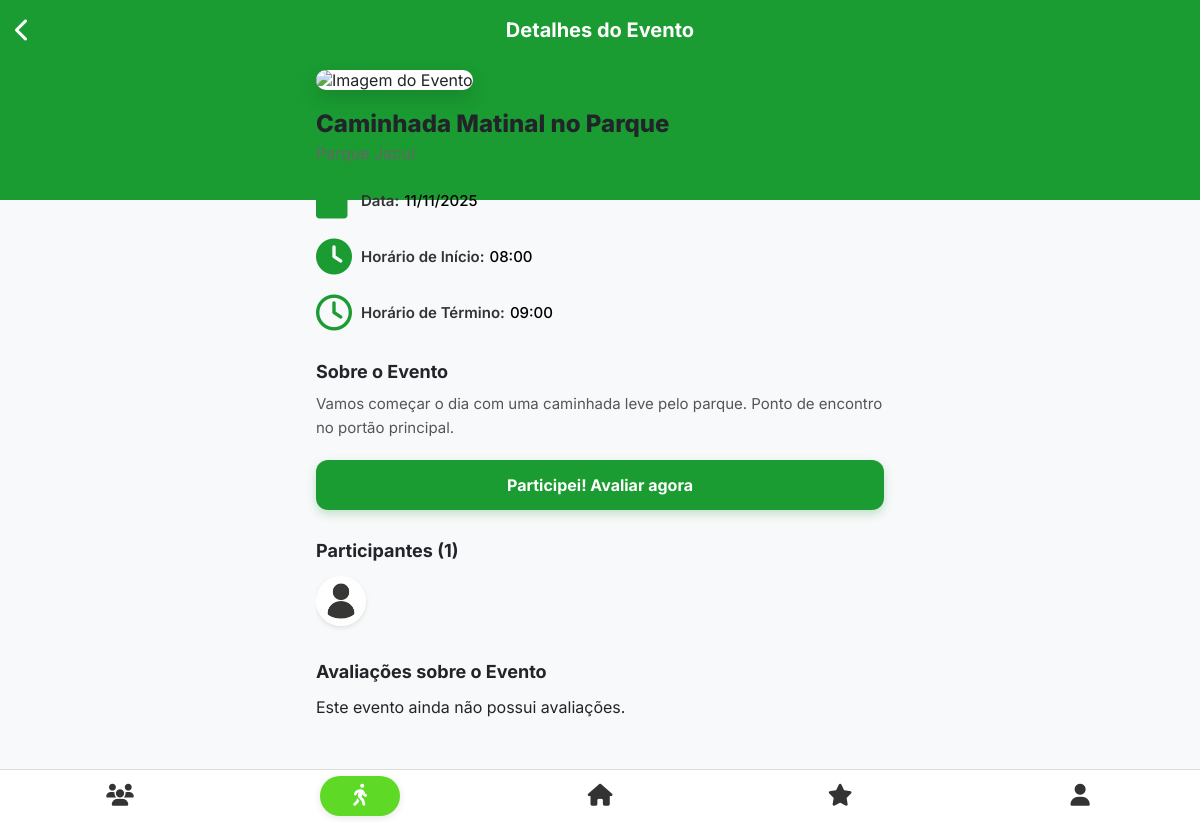
Screenshot of /tela-evento/tela-evento.php?id=5 (signed in) with the database file from the repository.
### tables this page shows
CREATE TABLE Evento ( 
    idEvento INT PRIMARY KEY AUTO_INCREMENT, 
    idParque INT NOT NULL, 
    idInstituicao INT,
    idUsuario INT,
    nome VARCHAR(255) NOT NULL, 
    dia DATE NOT NULL,
    horario_inicio TIME NOT NULL, 
    horario_termino TIME NOT NULL, 
    descricao VARCHAR(255), 
    imagem_path VARCHAR(255) NULL,  
    FOREIGN KEY(idParque) REFERENCES Parque (idParque),
    FOREIGN KEY(idInstituicao) REFERENCES Instituicao (idInstituicao),
    FOREIGN KEY(idUsuario) REFERENCES Usuario (idUsuario)
);

CREATE TABLE Usuario ( 
    idUsuario INT PRIMARY KEY AUTO_INCREMENT,
    nome VARCHAR(255) NOT NULL,
    username VARCHAR(50) NOT NULL UNIQUE,
    avatar_path VARCHAR(255) NULL,
    biografia TEXT NULL,
    tipo ENUM('comum', 'instituicao', 'admin') NOT NULL,
    email VARCHAR(200) NOT NULL UNIQUE,
    senha VARCHAR(255) NOT NULL,
    cpf VARCHAR (14) UNIQUE,
    genero VARCHAR(30),
    data_nasc DATE NOT NULL,
    data_cadastro TIMESTAMP NOT NULL DEFAULT CURRENT_TIMESTAMP,
    ultimo_login TIMESTAMP NULL,
    status ENUM('ativo', 'inativo', 'suspenso') NOT NULL DEFAULT 'ativo'
);

### tela-evento/tela-evento.php (the view, shortened to what this page needs)
<?php
$idEvento = $_GET['id'];
$idUsuarioLogado = $_SESSION['id_usuario'];
$servidor = "localhost"; $usuario_db = "root"; $senha_db = ""; $banco = "spark";
$conexao = new mysqli($servidor, $usuario_db, $senha_db, $banco);
$url_base = '/Spark-main/';
$stmt_evento = $conexao->prepare("SELECT e.*, p.nome AS nome_parque FROM Evento AS e JOIN Parque AS p ON e.idParque = p.idParque WHERE e.idEvento = ?");
$stmt_evento->bind_param("i", $idEvento);
$stmt_evento->execute();
$resultado_evento = $stmt_evento->get_result();
$evento = $resultado_evento->fetch_assoc();
$souDono = ($evento['idUsuario'] == $idUsuarioLogado);
$stmt_participantes = $conexao->prepare("
    SELECT u.nome, u.username, u.avatar_path FROM Usuario AS u
    JOIN Participantes AS pa ON u.idUsuario = pa.idUsuario
    WHERE pa.idEvento = ? ORDER BY pa.dataInscricao ASC
");
$stmt_participantes->bind_param("i", $idEvento);
$stmt_participantes->execute();
$resultado_participantes = $stmt_participantes->get_result();
$stmt_avaliacoes = $conexao->prepare("
    SELECT av.*, u.nome, u.username, u.avatar_path
    FROM Avaliacao_evento AS av
    JOIN Usuario AS u ON av.idUsuario = u.idUsuario
    WHERE av.idEvento = ?
    ORDER BY (av.idUsuario = ?) DESC, av.data_avaliacao DESC
");
$stmt_avaliacoes->bind_param("ii", $idEvento, $idUsuarioLogado);
$stmt_avaliacoes->execute();
$resultado_avaliacoes = $stmt_avaliacoes->get_result();
$stmt_participacao = $conexao->prepare("SELECT status FROM Participantes WHERE idUsuario = ? AND idEvento = ?");
$stmt_participacao->bind_param("ii", $idUsuarioLogado, $idEvento);
$stmt_participacao->execute();
$participacao = $stmt_participacao->get_result()->fetch_assoc();
$status_participacao = $participacao['status'] ?? null;
$data_inicio_ts = strtotime($evento['dia'] . ' ' . $evento['horario_inicio']);
$data_termino_ts = strtotime($evento['dia'] . ' ' . $evento['horario_termino']);
$agora_ts = time();
$evento_esta_acontecendo = ($agora_ts >= $data_inicio_ts && $agora_ts < $data_termino_ts);
$evento_ja_terminou = $agora_ts >= $data_termino_ts;
$stmt_check_avaliacao = $conexao->prepare("SELECT idAvaliacao FROM Avaliacao_evento WHERE idUsuario = ? AND idEvento = ?");
$stmt_check_avaliacao->bind_param("ii", $idUsuarioLogado, $idEvento);
$stmt_check_avaliacao->execute();
$ja_avaliou = $stmt_check_avaliacao->get_result()->num_rows > 0;
?>
<!DOCTYPE html>
<html lang="pt-BR">
<head>
    <link rel="stylesheet" href="tela-evento.css">
    <link rel="stylesheet" href="<?php echo $url_base; ?>style.css">
    <link rel="stylesheet" href="https://cdnjs.cloudflare.com/ajax/libs/font-awesome/6.5.2/css/all.min.css">
</head>
<body>
    <header class="topbar">
        <a href="javascript:history.go(-1)" class="back-button"><i class="fa-solid fa-chevron-left"></i></a>
        <h1>Detalhes do Evento</h1>
    </header>
    <main>
        <div class="event-container">
            <?php
                $img_path = !empty($evento['imagem_path']) ? '/Spark-main/'.htmlspecialchars($evento['imagem_path']) : '/Spark-main/uploads/eventos/default_event.jpg';
            ?>
            <img src="<?php echo $img_path; ?>"
                 alt="Imagem do Evento"
                 class="event-image-header"
                 onerror="this.onerror=null;this.src='/Spark-main/uploads/eventos/default_event.jpg';">
            <div class="event-info">
                <h1 class="event-title"><?php echo htmlspecialchars($evento['nome']); ?></h1>
                <p class="event-park"><?php echo htmlspecialchars($evento['nome_parque']); ?></p>
                <ul class="event-details">
                    <li><i class="fa-solid fa-calendar"></i><div><strong>Data:</strong><span><?php echo date("d/m/Y", strtotime($evento['dia'])); ?></span></div></li>
                    <li><i class="fa-solid fa-clock"></i><div><strong>Horário de Início:</strong><span><?php echo date("H:i", strtotime($evento['horario_inicio'])); ?></span></div></li>
                    <li><i class="fa-regular fa-clock"></i><div><strong>Horário de Término:</strong><span><?php echo date("H:i", strtotime($evento['horario_termino'])); ?></span></div></li>
                </ul>
                <?php if (!empty($evento['descricao'])): ?>
                    <div class="event-description"><h2>Sobre o Evento</h2><p><?php echo nl2br(htmlspecialchars($evento['descricao'])); ?></p></div>
                <?php endif; ?>
                <div class="button-container">
                    <?php
                    if ($status_participacao === 'participou' || $ja_avaliou): ?>
                        <button class="cta-button disabled" disabled>Evento Finalizado e Avaliado</button>
                    <?php
                    elseif ($status_participacao === 'ativo'): ?>
                        <button class="cta-button participate" onclick="openEvaluationModal()">Finalizar Evento</button>
                    <?php
                    elseif ($status_participacao === 'inscrito' && $evento_ja_terminou): ?>
                        <button class="cta-button participate" onclick="openEvaluationModal()">Participei! Avaliar agora</button>
                    <?php
                    elseif (($status_participacao === 'inscrito' || $souDono) && $evento_esta_acontecendo): ?>
                        <button id="btnIniciarEvento" class="cta-button participate" onclick="iniciarEvento(<?php echo $idEvento; ?>)">Iniciar Evento</button>
                    <?php
                    elseif ($status_participacao === 'inscrito'): ?>
                        <button id="btnIniciarEvento" class="cta-button" data-starttime-ms="<?php echo htmlspecialchars($data_inicio_ts * 1000); ?>" disabled>Carregando...</button>
                    <?php
                    endif; ?>
                </div>
            </div>
        </div>
        <section class="participants-section">
            <h2>Participantes (<?php echo $resultado_participantes->num_rows; ?>)</h2>
            <?php if ($resultado_participantes->num_rows > 0): ?>
                <div class="participants-list">
                    <?php while($participante = $resultado_participantes->fetch_assoc()):
                        $avatar_participante = !empty($participante['avatar_path']) ? $participante['avatar_path'] : 'assets/images/avatar_padrao.png';
                    ?>
                        <img src="/Spark-main/<?php echo htmlspecialchars($avatar_participante); ?>"
                             title="<?php echo htmlspecialchars($participante['nome']); ?> (@<?php echo htmlspecialchars($participante['username']); ?>)"
                             class="participant-avatar">
                    <?php endwhile; ?>
                </div>
            <?php else: ?>
                <p class="no-participants">Seja o primeiro a confirmar presença!</p>
            <?php endif; ?>
        </section>
        <section class="reviews-section">
            <h2>Avaliações sobre o Evento</h2>
            <?php if ($resultado_avaliacoes && $resultado_avaliacoes->num_rows > 0): ?>
                <?php while($avaliacao = $resultado_avaliacoes->fetch_assoc()):
                    $avatar_avaliacao = !empty($avaliacao['avatar_path']) ? $avaliacao['avatar_path'] : 'assets/images/avatar_padrao.png';
                    $isMinhaAvaliacao = ($avaliacao['idUsuario'] == $idUsuarioLogado);
                ?>
                <div class="review-card">
                    <img src="/Spark-main/<?php echo htmlspecialchars($avatar_avaliacao); ?>" alt="avatar" class="avatar">
                    <div class="review-content">
                        <div class="review-header">
                            <h3>
                                <?php echo htmlspecialchars($avaliacao['nome']); ?>
                                <?php if($isMinhaAvaliacao) echo " <small>(Você)</small>"; ?>
                            </h3>
                            <div class="review-menu-container">
                                <button class="menu-dots-btn" onclick="toggleReviewMenu(this)">
                                    <i class="fa-solid fa-ellipsis-vertical"></i>
                                </button>
                                <div class="review-dropdown">
                                    <?php if ($isMinhaAvaliacao): ?>
                                        <a href="#" onclick="editarAvaliacao(<?php echo $avaliacao['idAvaliacao']; ?>); return false;">
                                            <i class="fa-solid fa-pen"></i> Editar
                                        </a>
                                        <a href="#" class="text-danger" onclick="excluirAvaliacao(<?php echo $avaliacao['idAvaliacao']; ?>); return false;">
                                            <i class="fa-solid fa-trash"></i> Excluir
                                        </a>
                                    <?php else: ?>
                                        <a href="#" class="text-warning" onclick="denunciarAvaliacao(<?php echo $avaliacao['idAvaliacao']; ?>); return false;">
                                            <i class="fa-solid fa-flag"></i> Denunciar
                                        </a>
                                    <?php endif; ?>
                                </div>
                            </div>
                        </div>
                        <div class="stars">
                            <?php for ($i = 1; $i <= 5; $i++) { echo ($i <= $avaliacao['nota']) ? '<i class="fa-solid fa-star"></i>' : '<i class="fa-regular fa-star"></i>'; } ?>
                        </div>
                        <p><?php echo htmlspecialchars($avaliacao['comentario']); ?></p>
                        <?php if (!empty($avaliacao['imagem_path'])): ?>
                            <img src="/Spark-main/<?php echo htmlspecialchars($avaliacao['imagem_path']); ?>" alt="Imagem da avaliação">
                        <?php endif; ?>
                    </div>
                </div>
                <?php endwhile; ?>
            <?php else: ?>
                <p class="no-reviews">Este evento ainda não possui avaliações.</p>
            <?php endif; ?>
        </section>
    </main>
    <nav class="bottombar">
        <button class="nav-btn" onclick="window.location.href='/Spark-main/TelaPerfils/perfil.html'"><i class="fa-solid fa-users"></i><span></span></button>
        <button class="nav-btn active"><i class="fa-solid fa-person-walking"></i><span></span></button>
        <button class="nav-btn" onclick="window.location.href='/Spark-main/tela-principal/telaprincipal.php'"><i class="fa-solid fa-house"></i><span></span></button>
        <button class="nav-btn"><i class="fa-solid fa-star"></i><span></span></button>
        <button class="nav-btn" onclick="window.location.href='/Spark-main/teladeusuario/teladeusuario.php'"><i class="fa-solid fa-user"></i><span></span></button>
    </nav>
</body>
</html>

### tela-evento/tela-evento.css (style rules this page uses)
* { margin: 0; padding: 0; box-sizing: border-box; font-family: 'Inter', sans-serif; }
body { background-color: #ffffff; color: #333; padding-bottom: 80px; position: relative; min-height: 100vh; }
body::before { content: ''; position: absolute; top: 0; left: 0; width: 100%; height: 200px; background-color: #1a9c32; z-index: 0; }
.topbar { background-color: transparent; color: white; position: relative; width: 100%; height: 60px; display: flex; align-items: center; justify-content: center; z-index: 2; }
.topbar .back-button { position: absolute; left: 15px; background: none; border: none; color: white; font-size: 24px; cursor: pointer; }
.topbar h1 { font-size: 20px; font-weight: 700; margin: 0; }
main { padding: 0 16px; max-width: 600px; margin: 0 auto; position: relative; z-index: 1; }
.event-image-header { width: 100%; height: 200px; object-fit: cover; border-radius: 24px; margin-top: 10px; margin-bottom: 20px; box-shadow: 0 8px 20px rgba(0,0,0,0.15); background-color: #fff; }
.event-title { font-size: 24px; font-weight: 800; margin-bottom: 4px; line-height: 1.2; }
.event-park { font-size: 16px; color: #666; margin-bottom: 20px; }
.event-details { list-style: none; display: flex; flex-direction: column; gap: 20px; margin-bottom: 30px; }
.event-details li { display: flex; align-items: center; font-size: 15px; color: #000; font-weight: 500; }
.event-details li i { color: #1a9c32; font-size: 36px; width: 45px; display: flex; justify-content: flex-start; flex-shrink: 0; }
.event-details li strong { display: inline-block; margin-right: 5px; color: #333; font-weight: 600; }
.event-description h2 { font-size: 18px; font-weight: 700; margin-bottom: 10px; }
.event-description p { font-size: 15px; line-height: 1.6; color: #555; margin-bottom: 20px; }
.button-container { margin-top: 10px; margin-bottom: 30px; }
.cta-button { width: 100%; height: 50px; background-color: #1a9c32; color: white; border: none; border-radius: 12px; font-size: 16px; font-weight: 700; cursor: pointer; text-align: center; transition: background 0.3s; box-shadow: 0 4px 10px rgba(26, 156, 50, 0.25); }
.participants-section h2 { font-size: 18px; font-weight: 700; margin-bottom: 15px; }
.participants-list { display: flex; gap: 10px; overflow-x: auto; padding-bottom: 10px; }
.participant-avatar { width: 50px; height: 50px; border-radius: 50%; object-fit: cover; border: 2px solid white; box-shadow: 0 2px 5px rgba(0,0,0,0.1); }
.reviews-section h2 { font-size: 18px; font-weight: 700; margin-bottom: 15px; }
section { margin-bottom: 25px; }

### style.css (style rules this page uses)
:root { --cor-primaria: #1A9929; --cor-perigo: #D92525; --cor-detalhes: #5ED925; --texto-claro: #FFFFFF; --texto-escuro: #212529; --texto-mutado: #6c757d; --cor-do-form: #D1D5DB; --fundo-claro: #F8F9FA; --cor-divisor: #E9ECEF; --cor-icone-padrao: #FFFFFF; --cor-icone-secundario: #1A9929; --cor-icone-perigo: #991A1A; }
* { box-sizing: border-box; margin: 0; padding: 0; }
html, body { font-family: 'Inter', sans-serif; color: var(--texto-escuro); background-color: var(--fundo-claro); }
a { text-decoration: none; color: inherit; }
body { display: flex; flex-direction: column; min-height: 100vh; }
.bottombar { background: #ffffff; display: flex; justify-content: space-around; align-items: center; padding: 8px 0; position: fixed; bottom: 0; width: 100%; border-top: 1px solid #ddd; z-index: 1000; }
.bottombar .nav-btn { background: transparent; border: none; color: #333; text-decoration: none; display: flex; flex-direction: column; align-items: center; justify-content: center; font-size: 12px; cursor: pointer; padding: 5px; flex: 1; }
.bottombar .nav-btn i { font-size: 22px; margin-bottom: 2px; height: 24px; display: flex; align-items: center; }
.bottombar .nav-btn.active { color: #ffffff; font-weight: bold; position: relative; }
.bottombar .nav-btn.active::before { content: ''; position: absolute; top: 50%; left: 50%; transform: translate(-50%, -50%); width: 80px; height: 40px; background-color: var(--cor-detalhes); border-radius: 999px; z-index: -1; box-shadow: 0 2px 8px rgba(0, 0, 0, 0.1); }

### rows the page displays
evento: nome "Caminhada Matinal no Parque", dia "11/11/2025", horario_inicio "08:00", horario_termino "09:00", descricao "Vamos começar o dia com uma caminhada leve pelo parque. Ponto de encontro no portão principal."

### other values shown
$resultado_participantes->num_rows "1"
